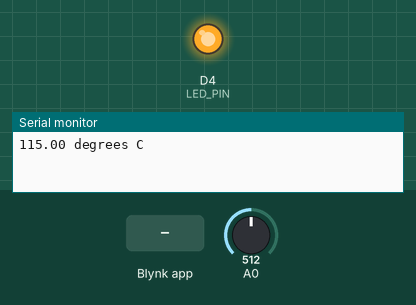
A program run on a simulated ESP8266 (NodeMCU). Shown: output pins drawn as LEDs (lit = HIGH), the last lines printed to the serial monitor. Inputs (shaded band) come from the test bench; at power-on: A0 = 512. WiFi joins after 1.5 s; servers stay silent unless stated.

Above: at 3.0 s.
3.1 s: Blynk app writes 0 to V4
At 3.4 s:
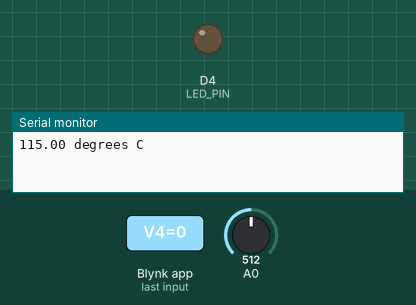
4.6 s: Blynk app writes 1 to V4
At 5.7 s:
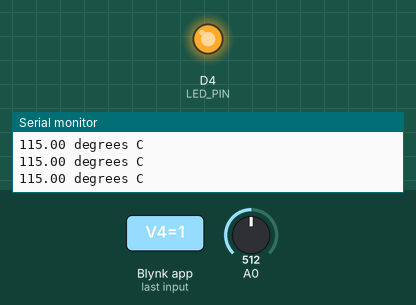
Timing chart, 0 to 7.6 s (numbered marks = the images above; inputs shaded):
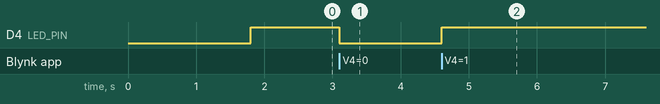

The program:

main.cpp
```cpp
#include <Arduino.h>
#include <ESP8266WiFi.h>
#include <BlynkSimpleEsp8266.h>
#include <wifi_config.h>

#define LED_PIN D4

// Для реле с обратной логикой 1(это выключено)
// Для реле с прямой логикой 0 (это выключено)
bool rele = 1;

// You should get Auth Token in the Blynk App.
// Go to the Project Settings (nut icon).
char auth[] = SicretAUTH;

// Your WiFi credentials.
// Set password to "" for open networks.
char ssid[] = SicretSSID;
char pass[] = SicretPASS;

BlynkTimer timer;

// This function sends Arduino's up time every second to Virtual Pin (5).
// In the app, Widget's reading frequency should be set to PUSH. This means
// that you define how often to send data to Blynk App.
void myTimerEvent()
{
  // You can send any value at any time.
  // Please don't send more that 10 values per second.
  int sensorData = analogRead(A0);
  float voltage = sensorData * 3.3;
  voltage /= 1024.0;
  float temperatureC = (voltage - 0.5) * 100;
  Blynk.virtualWrite(V5, temperatureC);
  Serial.print(temperatureC);
  Serial.println(" degrees C");
}

void setup() {
  // put your setup code here, to run once:
  Serial.begin(9600);
  Blynk.begin(auth, ssid, pass);
   pinMode(LED_BUILTIN, OUTPUT);     // Initialize the LED_BUILTIN pin as an output
   pinMode(LED_PIN, OUTPUT);     // Initialize the LED_BUILTIN pin as an output
   digitalWrite(LED_PIN, rele);
  // Setup a function to be called every second
  timer.setInterval(1000L, myTimerEvent);
}

BLYNK_WRITE(V4) // запрос данных с датчика
{
rele= param.asInt();
digitalWrite(LED_PIN, rele);
}

void loop() {
  // put your main code here, to run repeatedly:
  //digitalWrite(LED_BUILTIN, LOW);   // Turn the LED on by making the voltage LOW
  //delay(1000);                      // Wait for a second
  //digitalWrite(LED_BUILTIN, HIGH);  // Turn the LED off by making the voltage HIGH
  //delay(2000);
  Blynk.run();
  timer.run(); // Initiates BlynkTimer
}
```

Measured:
- after the input at 3.1 s, D4 (LED_PIN): HIGH → LOW at once
- after the input at 4.6 s, D4 (LED_PIN): LOW → HIGH at once
